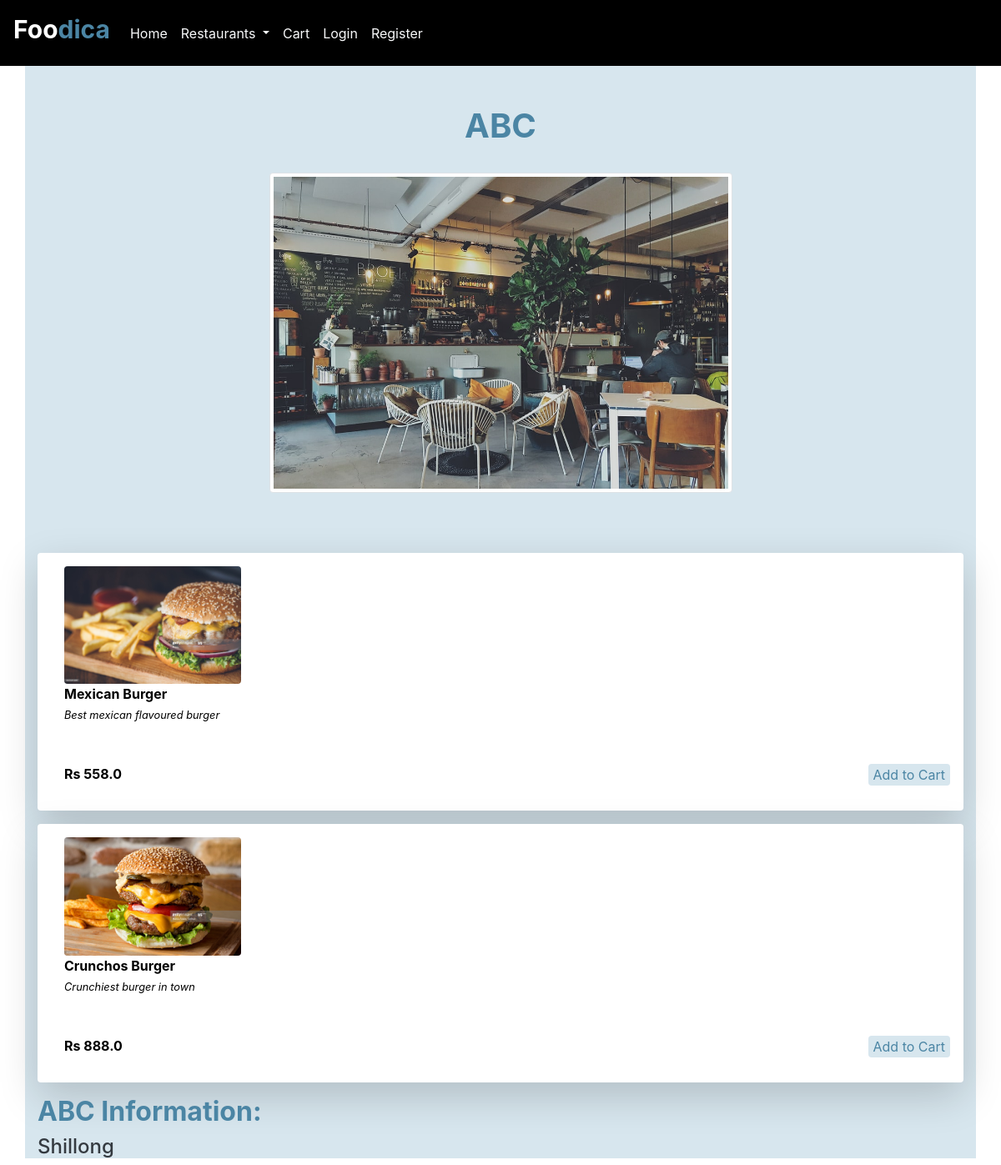
/restaurants/ABC, run on the app's committed database.
### seller/models.py (models this page shows, shortened)
class Restaurant(models.Model):
    name = models.CharField(max_length=100)
    address = models.CharField(max_length = 50)
    picture = models.ImageField(upload_to='dishes/%Y/%m/%d', max_length=255, blank=True, null=True)

class Dish(models.Model):
    restaurant = models.ForeignKey(Restaurant, on_delete=models.CASCADE)
    name = models.CharField(max_length=64)
    summary = models.CharField(max_length=250)
    no_of_serving = models.PositiveSmallIntegerField()
    picture = models.CharField(max_length=64)
    seller = models.ForeignKey(Seller, on_delete=models.CASCADE, related_name="cooks")
    price = models.FloatField()
    picture = models.ImageField(upload_to='dishes/%Y/%m/%d', max_length=255, blank=True, null=True)

### user/views.py (the view)
# urls.py: path("restaurants/<str:nameof>", views.restaurant, name="restaurant")
def restaurant(request, nameof):
    print(nameof)
    restaurant_name = Restaurant.objects.get(name=nameof)
    dishes = Dish.objects.filter(restaurant=restaurant_name)
    try:
        context = {
            "restaurant_name": restaurant_name,
            "dishes": dishes,
            "restaurants": Restaurant.objects.all(),
            "name": request.user.first_name
        }
    except AttributeError:
        context = {
            "restaurant_name": restaurant_name,
            "dishes": dishes,
            "restaurants": Restaurant.objects.all()
        }
    return render(request, 'user/menu.html', context)

### user/templates/user/menu.html (shortened to what this page needs)
{% extends "user/layout.html"%}
{% load static %}
{% block content %}
<section class="container-md overall" style="background-color: #D7E6EE;
color: #4B85A4;">
    <br><br>
    <h1 class="font-weight-bolder text-center" style="Color: #4B85A4;">{{ restaurant_name.name }}</h1>
    <br>
    <div class="text-center">
        {% if restaurant_name.picture %}
        <img class="img-fluid img-thumbnail" src="{{ restaurant_name.picture.url }}"
            style="max-width: 50%; height:auto;">
        {% endif %}
    </div>
    <br>
    <br>
    <br>
    {% for dish in dishes %}
    <div class="shadow-lg p-3 mb-3 bg-white rounded dishdiv" data-dishid="{{ dish.id }}"
        data-restaurant_nameid="{{ restaurant_name.id }}" style="color:black !important;">
        <p class="ml-3">
            {% if dish.picture.url %}
            <img class="img-fluid rounded" src="{{ dish.picture.url }}" style="max-width: 20%; height:auto;">
            {% endif %}
            <br>
            <b> {{ dish.name }} </b>
            <br>
            <small> <i>{{ dish.summary }}</i>
                <br>
                <br>
            </small>
            <br>
            <b>Rs {{ dish.price }} </b>
            <button class="rounded overall btn-outline-info cartbtn float-right border-0 dark-brown add-to-cart">Add to Cart</button>
        </p>
    </div>
    {% endfor %}
    <h2 class="font-weight-bold">{{ restaurant_name.name }} Information:</h2>
    <h4 class="text-dark">{{ restaurant_name.address }}</h4>
</section>
{% endblock %}

### user/templates/user/layout.html (shortened to what this page needs)
{% load static %}
<!DOCTYPE html>
<html lang="en">
    <head>
        <link rel="stylesheet" href="https://stackpath.bootstrapcdn.com/bootstrap/4.5.0/css/bootstrap.min.css"
>
        <link rel="stylesheet" href="{% static 'user/style.css' %}">
        <link rel="stylesheet" href="{% static 'user/mainstyle.css' %}">
        <link rel="stylesheet" href="{% static 'user/style ariba.css' %}">
    </head>
    <body  class="body overall" id="top" style=" background-color: #ffffff;
    color: #4B85A4;">
        <nav class="navbar container-fluid navbar-expand-lg navbar-dark bg-dark" style="background-color:black !important;" >
            <a class="navbar-brand"  style="font-size: 30px" href="{% url 'user_index'%}"><b>Foo<label style="Color: #4B85A4">dica</label></b></a>
            <div class="collapse navbar-collapse" id="navbarSupportedContent">
                <ul class="navbar-nav mr-auto">
                    <li class="nav-item active">
                        <a class="nav-link text-light" href="{% url 'user_index'%}">Home <span class="sr-only">(current)</span></a>
                    </li>
                    <li class="nav-item dropdown">
                        <a class="nav-link text-light dropdown-toggle" href="#" id="navbarDropdown" role="button"
                            data-toggle="dropdown" aria-haspopup="true" aria-expanded="false">
                            Restaurants
                        </a>
                    </li>
                    <li class="nav-item">
                        <a class="nav-link text-light" href="{% url 'cart' %}">Cart</a>
                    </li>
                    {% if request.user.is_authenticated %}
                        <li class="nav-item">
                            <a class="nav-link text-light" href="{% url 'vieworders'%}">Orders</a>
                        </li>
                        <li class="nav-item">
                            <a class="nav-link text-light" href="{% url 'user_index'%}">{{ name }}</a>
                        </li>
                        <li class="nav-item">
                            <a class="nav-link text-light" href="{% url 'logout_user'%}">Logout</a>
                        </li>
                    {% else %}
                        <li class="nav-item">
                            <a class="nav-link text-light" href="{% url 'login_user'%}">Login</a>
                        </li>
                        <li class="nav-item">
                            <a class="nav-link text-light" href="{% url 'register_user'%}">Register</a>
                        </li>
                    {% endif %}
                </ul>
            </div>
        </nav>
        {% block content %}
        {% endblock%}
    </body>
</html>

### user/static/user/mainstyle.css (style rules this page uses)
body { background-color: #D7E6EE; color: #4B85A4; }

### user/static/user/style ariba.css (style rules this page uses)
.overall { background-color: #D7E6EE; }
.dark-brown { color: #4B85A4; }

### data on the page
Restaurant: name "ABC", picture (picture), address "Shillong"
Dish: picture (picture), name "Mexican Burger", summary "Best mexican flavoured burger", price "558.0"
Dish: picture (picture), name "Crunchos Burger", summary "Crunchiest burger in town", price "888.0"
